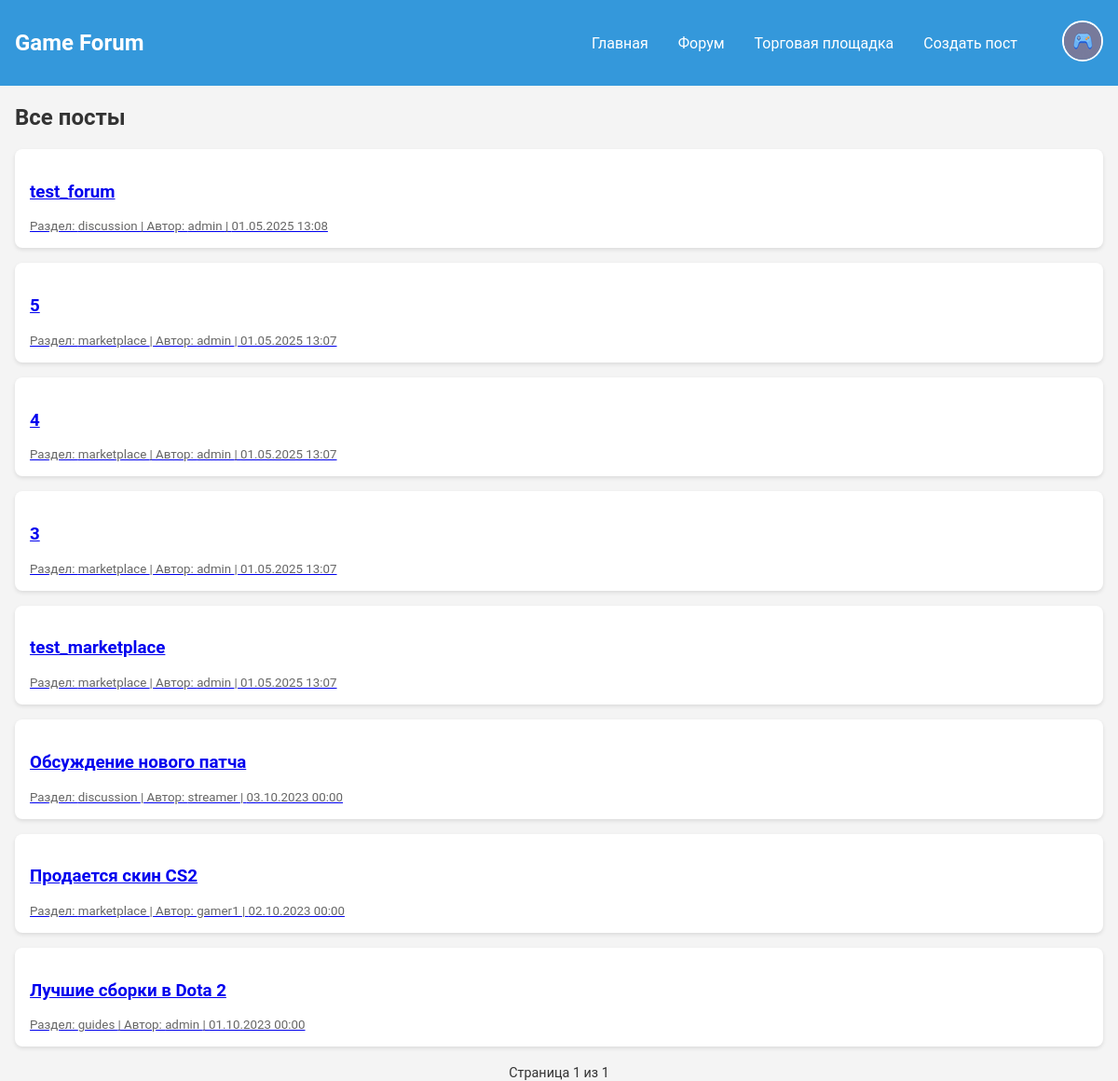
Screenshot of / (signed in) with the database file from the repository.
### app.py (models this page shows, shortened)
class Post(db.Model):
    __tablename__ = 'post'
    id = db.Column(db.Integer, primary_key=True)
    title = db.Column(db.String(100), nullable=False)
    content = db.Column(db.Text, nullable=False)
    user_id = db.Column(db.Integer, db.ForeignKey('user.id'), nullable=False)
    section = db.Column(db.String(20))
    price = db.Column(db.Float, nullable=True)
    created_at = db.Column(db.DateTime, default=datetime.utcnow)
    views = db.Column(db.Integer, default=0)
    comments = db.relationship('Comment', backref='post', lazy=True, cascade='all, delete-orphan')
    images = db.relationship('Image', backref='post', lazy=True, cascade='all, delete-orphan')

class User(UserMixin, db.Model):
    __tablename__ = 'user'
    id = db.Column(db.Integer, primary_key=True)
    username = db.Column(db.String(80), unique=True, nullable=False)
    password_hash = db.Column(db.String(128), nullable=False)
    posts = db.relationship('Post', backref='author', lazy=True, cascade='all, delete-orphan')
    comments = db.relationship('Comment', backref='author', lazy=True)

### app.py (the view)
@app.route('/')
def index():
    page = request.args.get('page', 1, type=int)
    posts = Post.query.order_by(Post.created_at.desc()).paginate(page=page, per_page=10)
    return render_template('index.html', posts=posts)

### app.py (called while the page is built)
@login_manager.user_loader
def load_user(user_id):
    return User.query.get(int(user_id))

### templates/index.html (shortened to what this page needs)
{% extends "base.html" %}
{% block content %}
    <h2>Все посты</h2>
    {% for post in posts.items %}
        <div class="post-preview">
            <a href="{{ url_for('post_detail', post_id=post.id) }}">
                <h3>{{ post.title }}</h3>
                <small>
                    Раздел: {{ post.section }} |
                    Автор: {{ post.author.username }} |
                    {{ post.created_at.strftime('%d.%m.%Y %H:%M') }}
                </small>
            </a>
        </div>
    {% endfor %}
    <div class="pagination">
        <span>Страница {{ posts.page }} из {{ posts.pages }}</span>
    </div>
{% endblock %}

### templates/base.html (shortened to what this page needs)
<!DOCTYPE html>
<html lang="ru">
<head>
    <link rel="stylesheet" href="/static/style.css">
</head>
<body>
    <header class="navbar">
        <div class="container">
            <h1 class="logo">Game Forum</h1>
            <nav class="nav-links">
                <a href="/">Главная</a>
                <a href="/forum">Форум</a>
                <a href="/marketplace">Торговая площадка</a>
                {% if current_user.is_authenticated %}
                    <a href="/create_post">Создать пост</a>
                    <div class="user-menu">
                        <img src="/static/user-icon.png" alt="Профиль" class="user-icon">
                    </div>
                {% else %}
                    <a href="/login">Войти</a>
                    <a href="/register">Регистрация</a>
                {% endif %}
            </nav>
        </div>
    </header>
    <main class="container">
        {% block content %}{% endblock %}
    </main>
</body>
</html>

### static/style.css (style rules this page uses)
:root { --primary-color: #3498db; --success-color: #2ecc71; --error-color: #e74c3c; --background-color: #f4f4f4; --text-color: #333; --header-color: #2c3e50; }
body { background-color: var(--background-color); color: var(--text-color); font-family: 'Roboto', sans-serif; margin: 0; padding: 0; }
.container { max-width: 1200px; margin: 0 auto; padding: 0 1rem; }
.navbar { background-color: var(--primary-color); padding: 1rem 0; position: relative; }
.navbar .container { display: flex; justify-content: space-between; align-items: center; }
.navbar .logo { color: white; font-size: 1.5rem; font-weight: 700; text-decoration: none; }
.nav-links { display: flex; gap: 1rem; align-items: center; }
.nav-links a { margin-right: 1rem; color: white; text-decoration: none; }
.user-menu { position: relative; display: inline-block; margin-left: 1rem; }
.user-icon { width: 40px; height: 40px; border-radius: 50%; cursor: pointer; border: 2px solid white; transition: 0.3s; }
.post-preview { background-color: white; border-radius: 8px; box-shadow: 0 2px 4px rgba(0,0,0,0.1); padding: 1rem; margin-bottom: 1rem; }
.post-preview small { display: block; margin-top: 0.5rem; color: #666; }
.pagination { display: flex; justify-content: center; align-items: center; gap: 15px; margin-top: 20px; }
.pagination span { font-size: 0.9rem; }

### rows the page displays
Post: title "test_forum", section "discussion", author.username "admin", created_at "01.05.2025 13:08"
Post: title "5", section "marketplace", author.username "admin", created_at "01.05.2025 13:07"
Post: title "4", section "marketplace", author.username "admin", created_at "01.05.2025 13:07"
Post: title "3", section "marketplace", author.username "admin", created_at "01.05.2025 13:07"
Post: title "test_marketplace", section "marketplace", author.username "admin", created_at "01.05.2025 13:07"
Post: title "Обсуждение нового патча", section "discussion", author.username "streamer", created_at "03.10.2023 00:00"
Post: title "Продается скин CS2", section "marketplace", author.username "gamer1", created_at "02.10.2023 00:00"
Post: title "Лучшие сборки в Dota 2", section "guides", author.username "admin", created_at "01.10.2023 00:00"

### other values shown
{{ posts.page }} "1"
{{ posts.pages }} "1"
